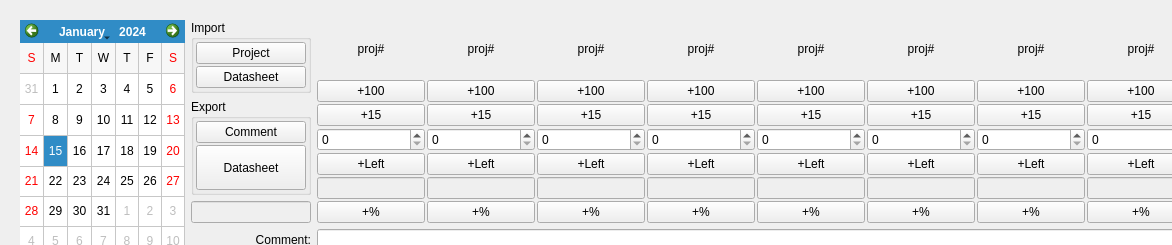
<?xml version="1.0" encoding="UTF-8"?>
<ui version="4.0">
 <class>Dialog</class>
 <widget class="QDialog" name="Dialog">
  <property name="geometry">
   <rect>
    <x>0</x>
    <y>0</y>
    <width>1172</width>
    <height>245</height>
   </rect>
  </property>
  <property name="windowTitle">
   <string>QT-Gyomu10</string>
  </property>
  <widget class="QWidget" name="gridLayoutWidget">
   <property name="geometry">
    <rect>
     <x>9</x>
     <y>9</y>
     <width>1417</width>
     <height>259</height>
    </rect>
   </property>
   <layout class="QGridLayout" name="gridLayoutTop">
    <item row="0" column="0" rowspan="3">
     <widget class="QCalendarWidget" name="calendarWidget">
      <property name="focusPolicy">
       <enum>Qt::NoFocus</enum>
      </property>
      <property name="locale">
       <locale language="English" country="UnitedStates"/>
      </property>
      <property name="minimumDate">
       <date>
        <year>2009</year>
        <month>1</month>
        <day>1</day>
       </date>
      </property>
      <property name="gridVisible">
       <bool>true</bool>
      </property>
      <property name="horizontalHeaderFormat">
       <enum>QCalendarWidget::SingleLetterDayNames</enum>
      </property>
      <property name="verticalHeaderFormat">
       <enum>QCalendarWidget::NoVerticalHeader</enum>
      </property>
      <property name="navigationBarVisible">
       <bool>true</bool>
      </property>
     </widget>
    </item>
    <item row="0" column="3">
     <layout class="QGridLayout" name="gridLayoutSub">
      <property name="spacing">
       <number>2</number>
      </property>
      <item row="7" column="0">
       <widget class="QPushButton" name="pushButtonD00">
        <property name="focusPolicy">
         <enum>Qt::NoFocus</enum>
        </property>
        <property name="text">
         <string>+%</string>
        </property>
       </widget>
      </item>
      <item row="2" column="0">
       <widget class="QPushButton" name="pushButtonA00">
        <property name="focusPolicy">
         <enum>Qt::NoFocus</enum>
        </property>
        <property name="text">
         <string>+100</string>
        </property>
       </widget>
      </item>
      <item row="3" column="0">
       <widget class="QPushButton" name="pushButtonB00">
        <property name="focusPolicy">
         <enum>Qt::NoFocus</enum>
        </property>
        <property name="text">
         <string>+15</string>
        </property>
       </widget>
      </item>
      <item row="5" column="0">
       <widget class="QPushButton" name="pushButtonC00">
        <property name="focusPolicy">
         <enum>Qt::NoFocus</enum>
        </property>
        <property name="text">
         <string>+Left</string>
        </property>
       </widget>
      </item>
      <item row="4" column="0">
       <widget class="QSpinBox" name="spinBox00">
        <property name="maximum">
         <number>2400</number>
        </property>
       </widget>
      </item>
      <item row="6" column="0">
       <widget class="QLineEdit" name="lineEdit00">
        <property name="enabled">
         <bool>false</bool>
        </property>
        <property name="focusPolicy">
         <enum>Qt::NoFocus</enum>
        </property>
        <property name="alignment">
         <set>Qt::AlignCenter</set>
        </property>
        <property name="readOnly">
         <bool>true</bool>
        </property>
       </widget>
      </item>
      <item row="2" column="1">
       <widget class="QPushButton" name="pushButtonA01">
        <property name="focusPolicy">
         <enum>Qt::NoFocus</enum>
        </property>
        <property name="text">
         <string>+100</string>
        </property>
       </widget>
      </item>
      <item row="2" column="2">
       <widget class="QPushButton" name="pushButtonA02">
        <property name="focusPolicy">
         <enum>Qt::NoFocus</enum>
        </property>
        <property name="text">
         <string>+100</string>
        </property>
       </widget>
      </item>
      <item row="2" column="3">
       <widget class="QPushButton" name="pushButtonA03">
        <property name="focusPolicy">
         <enum>Qt::NoFocus</enum>
        </property>
        <property name="text">
         <string>+100</string>
        </property>
       </widget>
      </item>
      <item row="2" column="4">
       <widget class="QPushButton" name="pushButtonA04">
        <property name="focusPolicy">
         <enum>Qt::NoFocus</enum>
        </property>
        <property name="text">
         <string>+100</string>
        </property>
       </widget>
      </item>
      <item row="2" column="5">
       <widget class="QPushButton" name="pushButtonA05">
        <property name="focusPolicy">
         <enum>Qt::NoFocus</enum>
        </property>
        <property name="text">
         <string>+100</string>
        </property>
       </widget>
      </item>
      <item row="2" column="6">
       <widget class="QPushButton" name="pushButtonA06">
        <property name="focusPolicy">
         <enum>Qt::NoFocus</enum>
        </property>
        <property name="text">
         <string>+100</string>
        </property>
       </widget>
      </item>
      <item row="2" column="7">
       <widget class="QPushButton" name="pushButtonA07">
        <property name="focusPolicy">
         <enum>Qt::NoFocus</enum>
        </property>
        <property name="text">
         <string>+100</string>
        </property>
       </widget>
      </item>
      <item row="2" column="8">
       <widget class="QPushButton" name="pushButtonA08">
        <property name="focusPolicy">
         <enum>Qt::NoFocus</enum>
        </property>
        <property name="text">
         <string>+100</string>
        </property>
       </widget>
      </item>
      <item row="2" column="9">
       <widget class="QPushButton" name="pushButtonA09">
        <property name="focusPolicy">
         <enum>Qt::NoFocus</enum>
        </property>
        <property name="text">
         <string>+100</string>
        </property>
       </widget>
      </item>
      <item row="3" column="1">
       <widget class="QPushButton" name="pushButtonB01">
        <property name="focusPolicy">
         <enum>Qt::NoFocus</enum>
        </property>
        <property name="text">
         <string>+15</string>
        </property>
       </widget>
      </item>
      <item row="3" column="2">
       <widget class="QPushButton" name="pushButtonB02">
        <property name="focusPolicy">
         <enum>Qt::NoFocus</enum>
        </property>
        <property name="text">
         <string>+15</string>
        </property>
       </widget>
      </item>
      <item row="3" column="3">
       <widget class="QPushButton" name="pushButtonB03">
        <property name="focusPolicy">
         <enum>Qt::NoFocus</enum>
        </property>
        <property name="text">
         <string>+15</string>
        </property>
       </widget>
      </item>
      <item row="3" column="4">
       <widget class="QPushButton" name="pushButtonB04">
        <property name="focusPolicy">
         <enum>Qt::NoFocus</enum>
        </property>
        <property name="text">
         <string>+15</string>
        </property>
       </widget>
      </item>
      <item row="3" column="5">
       <widget class="QPushButton" name="pushButtonB05">
        <property name="focusPolicy">
         <enum>Qt::NoFocus</enum>
        </property>
        <property name="text">
         <string>+15</string>
        </property>
       </widget>
      </item>
      <item row="3" column="6">
       <widget class="QPushButton" name="pushButtonB06">
        <property name="focusPolicy">
         <enum>Qt::NoFocus</enum>
        </property>
        <property name="text">
         <string>+15</string>
        </property>
       </widget>
      </item>
      <item row="3" column="7">
       <widget class="QPushButton" name="pushButtonB07">
        <property name="focusPolicy">
         <enum>Qt::NoFocus</enum>
        </property>
        <property name="text">
         <string>+15</string>
        </property>
       </widget>
      </item>
      <item row="3" column="8">
       <widget class="QPushButton" name="pushButtonB08">
        <property name="focusPolicy">
         <enum>Qt::NoFocus</enum>
        </property>
        <property name="text">
         <string>+15</string>
        </property>
       </widget>
      </item>
      <item row="3" column="9">
       <widget class="QPushButton" name="pushButtonB09">
        <property name="focusPolicy">
         <enum>Qt::NoFocus</enum>
        </property>
        <property name="text">
         <string>+15</string>
        </property>
       </widget>
      </item>
      <item row="4" column="1">
       <widget class="QSpinBox" name="spinBox01">
        <property name="maximum">
         <number>2400</number>
        </property>
       </widget>
      </item>
      <item row="4" column="2">
       <widget class="QSpinBox" name="spinBox02">
        <property name="maximum">
         <number>2400</number>
        </property>
       </widget>
      </item>
      <item row="4" column="3">
       <widget class="QSpinBox" name="spinBox03">
        <property name="maximum">
         <number>2400</number>
        </property>
       </widget>
      </item>
      <item row="4" column="4">
       <widget class="QSpinBox" name="spinBox04">
        <property name="maximum">
         <number>2400</number>
        </property>
       </widget>
      </item>
      <item row="4" column="5">
       <widget class="QSpinBox" name="spinBox05">
        <property name="maximum">
         <number>2400</number>
        </property>
       </widget>
      </item>
      <item row="4" column="6">
       <widget class="QSpinBox" name="spinBox06">
        <property name="maximum">
         <number>2400</number>
        </property>
       </widget>
      </item>
      <item row="4" column="7">
       <widget class="QSpinBox" name="spinBox07">
        <property name="maximum">
         <number>2400</number>
        </property>
       </widget>
      </item>
      <item row="4" column="8">
       <widget class="QSpinBox" name="spinBox08">
        <property name="maximum">
         <number>2400</number>
        </property>
       </widget>
      </item>
      <item row="4" column="9">
       <widget class="QSpinBox" name="spinBox09">
        <property name="maximum">
         <number>2400</number>
        </property>
       </widget>
      </item>
      <item row="5" column="1">
       <widget class="QPushButton" name="pushButtonC01">
        <property name="focusPolicy">
         <enum>Qt::NoFocus</enum>
        </property>
        <property name="text">
         <string>+Left</string>
        </property>
       </widget>
      </item>
      <item row="5" column="2">
       <widget class="QPushButton" name="pushButtonC02">
        <property name="focusPolicy">
         <enum>Qt::NoFocus</enum>
        </property>
        <property name="text">
         <string>+Left</string>
        </property>
       </widget>
      </item>
      <item row="5" column="3">
       <widget class="QPushButton" name="pushButtonC03">
        <property name="focusPolicy">
         <enum>Qt::NoFocus</enum>
        </property>
        <property name="text">
         <string>+Left</string>
        </property>
       </widget>
      </item>
      <item row="5" column="4">
       <widget class="QPushButton" name="pushButtonC04">
        <property name="focusPolicy">
         <enum>Qt::NoFocus</enum>
        </property>
        <property name="text">
         <string>+Left</string>
        </property>
       </widget>
      </item>
      <item row="5" column="5">
       <widget class="QPushButton" name="pushButtonC05">
        <property name="focusPolicy">
         <enum>Qt::NoFocus</enum>
        </property>
        <property name="text">
         <string>+Left</string>
        </property>
       </widget>
      </item>
      <item row="5" column="6">
       <widget class="QPushButton" name="pushButtonC06">
        <property name="focusPolicy">
         <enum>Qt::NoFocus</enum>
        </property>
        <property name="text">
         <string>+Left</string>
        </property>
       </widget>
      </item>
      <item row="5" column="7">
       <widget class="QPushButton" name="pushButtonC07">
        <property name="focusPolicy">
         <enum>Qt::NoFocus</enum>
        </property>
        <property name="text">
         <string>+Left</string>
        </property>
       </widget>
      </item>
      <item row="5" column="8">
       <widget class="QPushButton" name="pushButtonC08">
        <property name="focusPolicy">
         <enum>Qt::NoFocus</enum>
        </property>
        <property name="text">
         <string>+Left</string>
        </property>
       </widget>
      </item>
      <item row="5" column="9">
       <widget class="QPushButton" name="pushButtonC09">
        <property name="focusPolicy">
         <enum>Qt::NoFocus</enum>
        </property>
        <property name="text">
         <string>+Left</string>
        </property>
       </widget>
      </item>
      <item row="6" column="1">
       <widget class="QLineEdit" name="lineEdit01">
        <property name="enabled">
         <bool>false</bool>
        </property>
        <property name="focusPolicy">
         <enum>Qt::NoFocus</enum>
        </property>
        <property name="alignment">
         <set>Qt::AlignCenter</set>
        </property>
        <property name="readOnly">
         <bool>true</bool>
        </property>
       </widget>
      </item>
      <item row="6" column="2">
       <widget class="QLineEdit" name="lineEdit02">
        <property name="enabled">
         <bool>false</bool>
        </property>
        <property name="focusPolicy">
         <enum>Qt::NoFocus</enum>
        </property>
        <property name="alignment">
         <set>Qt::AlignCenter</set>
        </property>
        <property name="readOnly">
         <bool>true</bool>
        </property>
       </widget>
      </item>
      <item row="6" column="3">
       <widget class="QLineEdit" name="lineEdit03">
        <property name="enabled">
         <bool>false</bool>
        </property>
        <property name="focusPolicy">
         <enum>Qt::NoFocus</enum>
        </property>
        <property name="alignment">
         <set>Qt::AlignCenter</set>
        </property>
        <property name="readOnly">
         <bool>true</bool>
        </property>
       </widget>
      </item>
      <item row="6" column="4">
       <widget class="QLineEdit" name="lineEdit04">
        <property name="enabled">
         <bool>false</bool>
        </property>
        <property name="focusPolicy">
         <enum>Qt::NoFocus</enum>
        </property>
        <property name="alignment">
         <set>Qt::AlignCenter</set>
        </property>
        <property name="readOnly">
         <bool>true</bool>
        </property>
       </widget>
      </item>
      <item row="6" column="5">
       <widget class="QLineEdit" name="lineEdit05">
        <property name="enabled">
         <bool>false</bool>
        </property>
        <property name="focusPolicy">
         <enum>Qt::NoFocus</enum>
        </property>
        <property name="alignment">
         <set>Qt::AlignCenter</set>
        </property>
        <property name="readOnly">
         <bool>true</bool>
        </property>
       </widget>
      </item>
      <item row="6" column="6">
       <widget class="QLineEdit" name="lineEdit06">
        <property name="enabled">
         <bool>false</bool>
        </property>
        <property name="focusPolicy">
         <enum>Qt::NoFocus</enum>
        </property>
        <property name="alignment">
         <set>Qt::AlignCenter</set>
        </property>
        <property name="readOnly">
         <bool>true</bool>
        </property>
       </widget>
      </item>
      <item row="6" column="7">
       <widget class="QLineEdit" name="lineEdit07">
        <property name="enabled">
         <bool>false</bool>
        </property>
        <property name="focusPolicy">
         <enum>Qt::NoFocus</enum>
        </property>
        <property name="alignment">
         <set>Qt::AlignCenter</set>
        </property>
        <property name="readOnly">
         <bool>true</bool>
        </property>
       </widget>
      </item>
      <item row="6" column="8">
       <widget class="QLineEdit" name="lineEdit08">
        <property name="enabled">
         <bool>false</bool>
        </property>
        <property name="focusPolicy">
         <enum>Qt::NoFocus</enum>
        </property>
        <property name="alignment">
         <set>Qt::AlignCenter</set>
        </property>
        <property name="readOnly">
         <bool>true</bool>
        </property>
       </widget>
      </item>
      <item row="6" column="9">
       <widget class="QLineEdit" name="lineEdit09">
        <property name="enabled">
         <bool>false</bool>
        </property>
        <property name="focusPolicy">
         <enum>Qt::NoFocus</enum>
        </property>
        <property name="alignment">
         <set>Qt::AlignCenter</set>
        </property>
        <property name="readOnly">
         <bool>true</bool>
        </property>
       </widget>
      </item>
      <item row="7" column="1">
       <widget class="QPushButton" name="pushButtonD01">
        <property name="focusPolicy">
         <enum>Qt::NoFocus</enum>
        </property>
        <property name="text">
         <string>+%</string>
        </property>
       </widget>
      </item>
      <item row="7" column="2">
       <widget class="QPushButton" name="pushButtonD02">
        <property name="focusPolicy">
         <enum>Qt::NoFocus</enum>
        </property>
        <property name="text">
         <string>+%</string>
        </property>
       </widget>
      </item>
      <item row="7" column="3">
       <widget class="QPushButton" name="pushButtonD03">
        <property name="focusPolicy">
         <enum>Qt::NoFocus</enum>
        </property>
        <property name="text">
         <string>+%</string>
        </property>
       </widget>
      </item>
      <item row="7" column="4">
       <widget class="QPushButton" name="pushButtonD04">
        <property name="focusPolicy">
         <enum>Qt::NoFocus</enum>
        </property>
        <property name="text">
         <string>+%</string>
        </property>
       </widget>
      </item>
      <item row="7" column="5">
       <widget class="QPushButton" name="pushButtonD05">
        <property name="focusPolicy">
         <enum>Qt::NoFocus</enum>
        </property>
        <property name="text">
         <string>+%</string>
        </property>
       </widget>
      </item>
      <item row="7" column="6">
       <widget class="QPushButton" name="pushButtonD06">
        <property name="focusPolicy">
         <enum>Qt::NoFocus</enum>
        </property>
        <property name="text">
         <string>+%</string>
        </property>
       </widget>
      </item>
      <item row="7" column="7">
       <widget class="QPushButton" name="pushButtonD07">
        <property name="focusPolicy">
         <enum>Qt::NoFocus</enum>
        </property>
        <property name="text">
         <string>+%</string>
        </property>
       </widget>
      </item>
      <item row="7" column="8">
       <widget class="QPushButton" name="pushButtonD08">
        <property name="focusPolicy">
         <enum>Qt::NoFocus</enum>
        </property>
        <property name="text">
         <string>+%</string>
        </property>
       </widget>
      </item>
      <item row="7" column="9">
       <widget class="QPushButton" name="pushButtonD09">
        <property name="focusPolicy">
         <enum>Qt::NoFocus</enum>
        </property>
        <property name="text">
         <string>+%</string>
        </property>
       </widget>
      </item>
      <item row="0" column="0">
       <widget class="QPushButton" name="label00">
        <property name="sizePolicy">
         <sizepolicy hsizetype="Minimum" vsizetype="Expanding">
          <horstretch>0</horstretch>
          <verstretch>0</verstretch>
         </sizepolicy>
        </property>
        <property name="focusPolicy">
         <enum>Qt::NoFocus</enum>
        </property>
        <property name="text">
         <string>proj#</string>
        </property>
        <property name="flat">
         <bool>true</bool>
        </property>
       </widget>
      </item>
      <item row="0" column="1">
       <widget class="QPushButton" name="label01">
        <property name="sizePolicy">
         <sizepolicy hsizetype="Minimum" vsizetype="Expanding">
          <horstretch>0</horstretch>
          <verstretch>0</verstretch>
         </sizepolicy>
        </property>
        <property name="focusPolicy">
         <enum>Qt::NoFocus</enum>
        </property>
        <property name="text">
         <string>proj#</string>
        </property>
        <property name="flat">
         <bool>true</bool>
        </property>
       </widget>
      </item>
      <item row="0" column="2">
       <widget class="QPushButton" name="label02">
        <property name="sizePolicy">
         <sizepolicy hsizetype="Minimum" vsizetype="Expanding">
          <horstretch>0</horstretch>
          <verstretch>0</verstretch>
         </sizepolicy>
        </property>
        <property name="focusPolicy">
         <enum>Qt::NoFocus</enum>
        </property>
        <property name="text">
         <string>proj#</string>
        </property>
        <property name="flat">
         <bool>true</bool>
        </property>
       </widget>
      </item>
      <item row="0" column="3">
       <widget class="QPushButton" name="label03">
        <property name="sizePolicy">
         <sizepolicy hsizetype="Minimum" vsizetype="Expanding">
          <horstretch>0</horstretch>
          <verstretch>0</verstretch>
         </sizepolicy>
        </property>
        <property name="focusPolicy">
         <enum>Qt::NoFocus</enum>
        </property>
        <property name="text">
         <string>proj#</string>
        </property>
        <property name="flat">
         <bool>true</bool>
        </property>
       </widget>
      </item>
      <item row="0" column="4">
       <widget class="QPushButton" name="label04">
        <property name="sizePolicy">
         <sizepolicy hsizetype="Minimum" vsizetype="Expanding">
          <horstretch>0</horstretch>
          <verstretch>0</verstretch>
         </sizepolicy>
        </property>
        <property name="focusPolicy">
         <enum>Qt::NoFocus</enum>
        </property>
        <property name="text">
         <string>proj#</string>
        </property>
        <property name="flat">
         <bool>true</bool>
        </property>
       </widget>
      </item>
      <item row="0" column="5">
       <widget class="QPushButton" name="label05">
        <property name="sizePolicy">
         <sizepolicy hsizetype="Minimum" vsizetype="Expanding">
          <horstretch>0</horstretch>
          <verstretch>0</verstretch>
         </sizepolicy>
        </property>
        <property name="focusPolicy">
         <enum>Qt::NoFocus</enum>
        </property>
        <property name="text">
         <string>proj#</string>
        </property>
        <property name="flat">
         <bool>true</bool>
        </property>
       </widget>
      </item>
      <item row="0" column="6">
       <widget class="QPushButton" name="label06">
        <property name="sizePolicy">
         <sizepolicy hsizetype="Minimum" vsizetype="Expanding">
          <horstretch>0</horstretch>
          <verstretch>0</verstretch>
         </sizepolicy>
        </property>
        <property name="focusPolicy">
         <enum>Qt::NoFocus</enum>
        </property>
        <property name="text">
         <string>proj#</string>
        </property>
        <property name="flat">
         <bool>true</bool>
        </property>
       </widget>
      </item>
      <item row="0" column="7">
       <widget class="QPushButton" name="label07">
        <property name="sizePolicy">
         <sizepolicy hsizetype="Minimum" vsizetype="Expanding">
          <horstretch>0</horstretch>
          <verstretch>0</verstretch>
         </sizepolicy>
        </property>
        <property name="focusPolicy">
         <enum>Qt::NoFocus</enum>
        </property>
        <property name="text">
         <string>proj#</string>
        </property>
        <property name="flat">
         <bool>true</bool>
        </property>
       </widget>
      </item>
      <item row="0" column="8">
       <widget class="QPushButton" name="label08">
        <property name="sizePolicy">
         <sizepolicy hsizetype="Minimum" vsizetype="Expanding">
          <horstretch>0</horstretch>
          <verstretch>0</verstretch>
         </sizepolicy>
        </property>
        <property name="focusPolicy">
         <enum>Qt::NoFocus</enum>
        </property>
        <property name="text">
         <string>proj#</string>
        </property>
        <property name="flat">
         <bool>true</bool>
        </property>
       </widget>
      </item>
      <item row="0" column="9">
       <widget class="QPushButton" name="label09">
        <property name="sizePolicy">
         <sizepolicy hsizetype="Minimum" vsizetype="Expanding">
          <horstretch>0</horstretch>
          <verstretch>0</verstretch>
         </sizepolicy>
        </property>
        <property name="focusPolicy">
         <enum>Qt::NoFocus</enum>
        </property>
        <property name="text">
         <string>proj#</string>
        </property>
        <property name="flat">
         <bool>true</bool>
        </property>
       </widget>
      </item>
     </layout>
    </item>
    <item row="1" column="1">
     <widget class="QLabel" name="label">
      <property name="focusPolicy">
       <enum>Qt::NoFocus</enum>
      </property>
      <property name="text">
       <string>Comment:</string>
      </property>
      <property name="alignment">
       <set>Qt::AlignRight|Qt::AlignTrailing|Qt::AlignVCenter</set>
      </property>
     </widget>
    </item>
    <item row="1" column="3">
     <widget class="QLineEdit" name="lineEdit">
      <property name="sizePolicy">
       <sizepolicy hsizetype="Expanding" vsizetype="Fixed">
        <horstretch>0</horstretch>
        <verstretch>0</verstretch>
       </sizepolicy>
      </property>
      <property name="focusPolicy">
       <enum>Qt::StrongFocus</enum>
      </property>
     </widget>
    </item>
    <item row="0" column="1">
     <layout class="QVBoxLayout" name="verticalLayout">
      <item>
       <widget class="QGroupBox" name="importGroup">
        <property name="title">
         <string>Import</string>
        </property>
        <layout class="QVBoxLayout" name="verticalLayout_2">
         <property name="spacing">
          <number>2</number>
         </property>
         <property name="margin">
          <number>2</number>
         </property>
         <item>
          <widget class="QPushButton" name="pushButtonImportProj">
           <property name="focusPolicy">
            <enum>Qt::NoFocus</enum>
           </property>
           <property name="text">
            <string>Project</string>
           </property>
          </widget>
         </item>
         <item>
          <widget class="QPushButton" name="pushButtonImportData">
           <property name="focusPolicy">
            <enum>Qt::NoFocus</enum>
           </property>
           <property name="text">
            <string>Datasheet</string>
           </property>
          </widget>
         </item>
        </layout>
       </widget>
      </item>
      <item>
       <widget class="QGroupBox" name="exportGroup">
        <property name="title">
         <string>Export</string>
        </property>
        <layout class="QVBoxLayout" name="verticalLayout_3">
         <property name="spacing">
          <number>2</number>
         </property>
         <property name="margin">
          <number>2</number>
         </property>
         <item>
          <widget class="QPushButton" name="pushButtonExportComment">
           <property name="focusPolicy">
            <enum>Qt::NoFocus</enum>
           </property>
           <property name="text">
            <string>Comment</string>
           </property>
          </widget>
         </item>
         <item>
          <widget class="QPushButton" name="pushButtonExportData">
           <property name="sizePolicy">
            <sizepolicy hsizetype="Minimum" vsizetype="Expanding">
             <horstretch>0</horstretch>
             <verstretch>0</verstretch>
            </sizepolicy>
           </property>
           <property name="focusPolicy">
            <enum>Qt::NoFocus</enum>
           </property>
           <property name="text">
            <string>Datasheet</string>
           </property>
          </widget>
         </item>
        </layout>
       </widget>
      </item>
      <item>
       <widget class="QLineEdit" name="lineEditLeft">
        <property name="enabled">
         <bool>false</bool>
        </property>
        <property name="focusPolicy">
         <enum>Qt::NoFocus</enum>
        </property>
        <property name="alignment">
         <set>Qt::AlignCenter</set>
        </property>
        <property name="readOnly">
         <bool>true</bool>
        </property>
       </widget>
      </item>
     </layout>
    </item>
   </layout>
  </widget>
 </widget>
 <layoutdefault spacing="6" margin="11"/>
 <tabstops>
  <tabstop>lineEdit</tabstop>
  <tabstop>spinBox00</tabstop>
  <tabstop>spinBox01</tabstop>
  <tabstop>spinBox02</tabstop>
  <tabstop>spinBox03</tabstop>
  <tabstop>spinBox04</tabstop>
  <tabstop>spinBox05</tabstop>
  <tabstop>spinBox06</tabstop>
  <tabstop>spinBox07</tabstop>
  <tabstop>spinBox08</tabstop>
  <tabstop>spinBox09</tabstop>
 </tabstops>
 <resources/>
 <connections/>
</ui>
